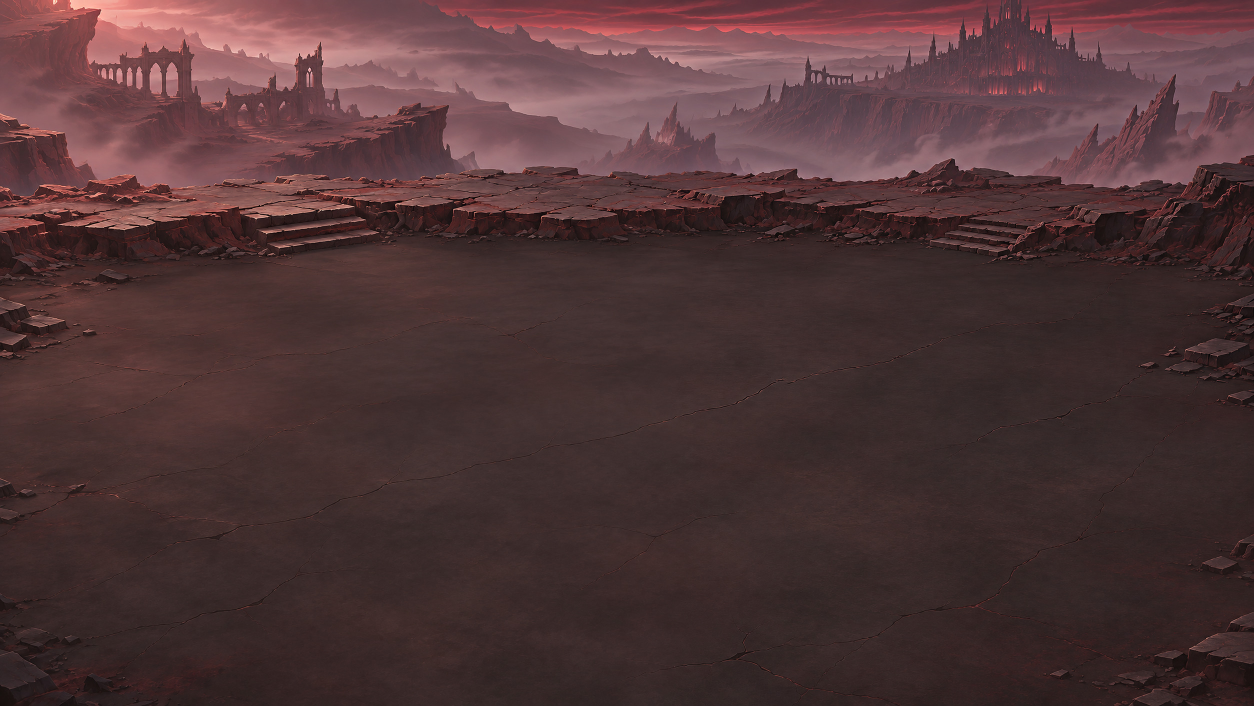
#> input picture assets/resources/ui/battle/battle_scene_daily_abyss.jpg, 2508 x 1412 px (shown at 1/2 size)
$ python -i field_repaint_native.py   (imports and definitions only)
#> lines starting #> are read from the running program, lines starting #| are printed output that depends on the picture
# -*- coding: utf-8 -*-
"""野外整图重绘:找回每块生图的原尺寸原图,并用原图重拼整图(2026-11-22)。

起因:field_tex_regen.run_codex 原来把生图结果统一缩成 1024×1024(给方形地表材质用的),整图重绘也走了它:
生图原本就是 1672×941 左右,先压成方图再拉回 1672×941,横向细节丢了约四成 → 用户「不是模糊的」。
生图原图都还在 ~/.codex/generated_images 里,这里按缩略图把每张 1024 方图(= 原图缩成方图)对回原图。

  python tools/qa/field_repaint_native.py GRAY match      # 写 native.json(块 / 修路 / 修图 → 原图路径 + 匹配误差)
  python tools/qa/field_repaint_native.py GRAY demo 1 4   # 第 1 列第 4 行:现在的块 vs 原图,1:1 局部对比图
  python tools/qa/field_repaint_native.py GRAY restore    # 备份 1024 方图 → 换成原图 → 重拼(assemble / roads / fix / flow)→ 导出图块
"""
import glob
import json
import os
import shutil
import sys
import time

import numpy as np
from PIL import Image

sys.path.insert(0, os.path.dirname(os.path.abspath(__file__)))
import field_repaint as fr  # noqa: E402
from field_proto_gen import GEN  # noqa: E402

T = 24
BACKUP = 'backup_1024_20261122'


def thumb(path, src_size=None):
    im = Image.open(path).convert('L')
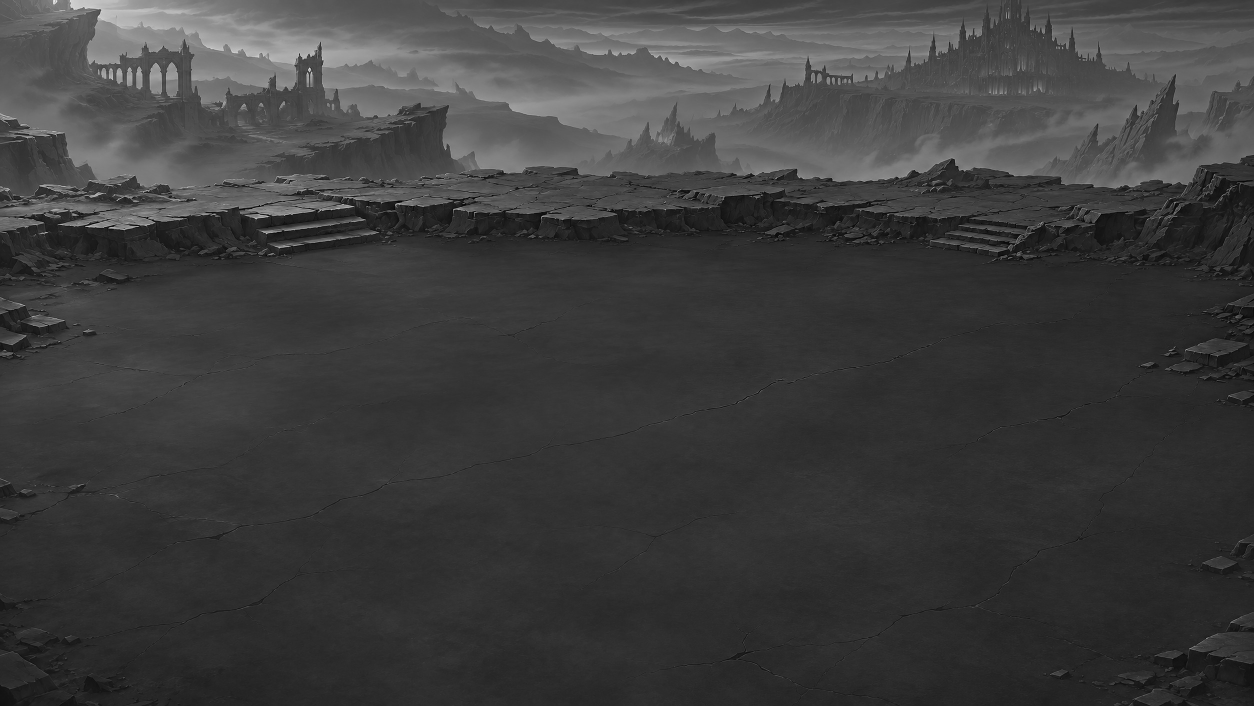
#> im: PIL image 2508x1412 L (shown at 1/2 size); min 0, max 252, mean 61.2
    if src_size:
        im = im.resize(src_size, Image.LANCZOS)
    return np.asarray(im.resize((T, T), Image.BILINEAR), dtype=np.float32)
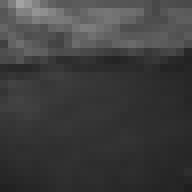
#> returned value: shape (24, 24) float32 (shown 8 times larger); min 31, max 163, mean 61.3


# [108 lines left out: functions gen_thumbs, queries, cmd_match, cmd_restore, cmd_demo, not called in this run]


# [10 lines not run here, left out]

>>> result = thumb('../../assets/resources/ui/battle/battle_scene_daily_abyss.jpg')

$ run again, on assets/resources/ui/battle/battle_scene_daily_arcane.jpg
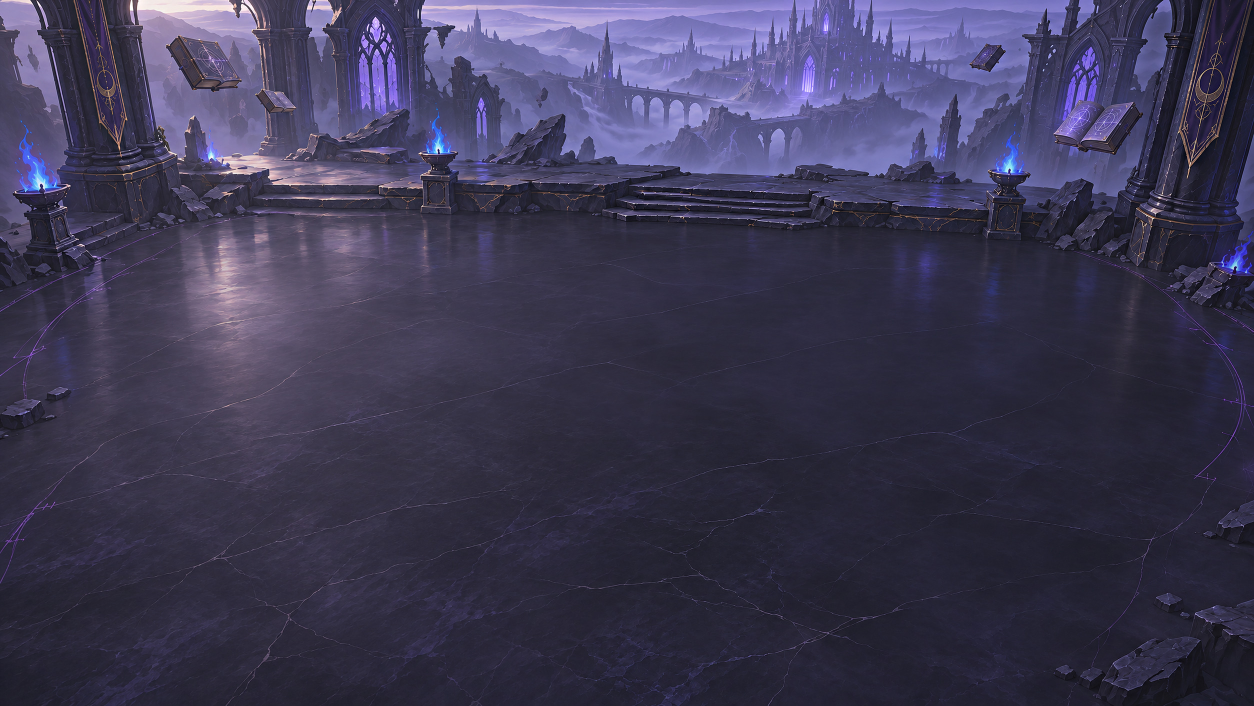
#> input picture assets/resources/ui/battle/battle_scene_daily_arcane.jpg, 2508 x 1412 px (shown at 1/2 size)
#> in thumb, `im = Image.open(path).convert('L')`:
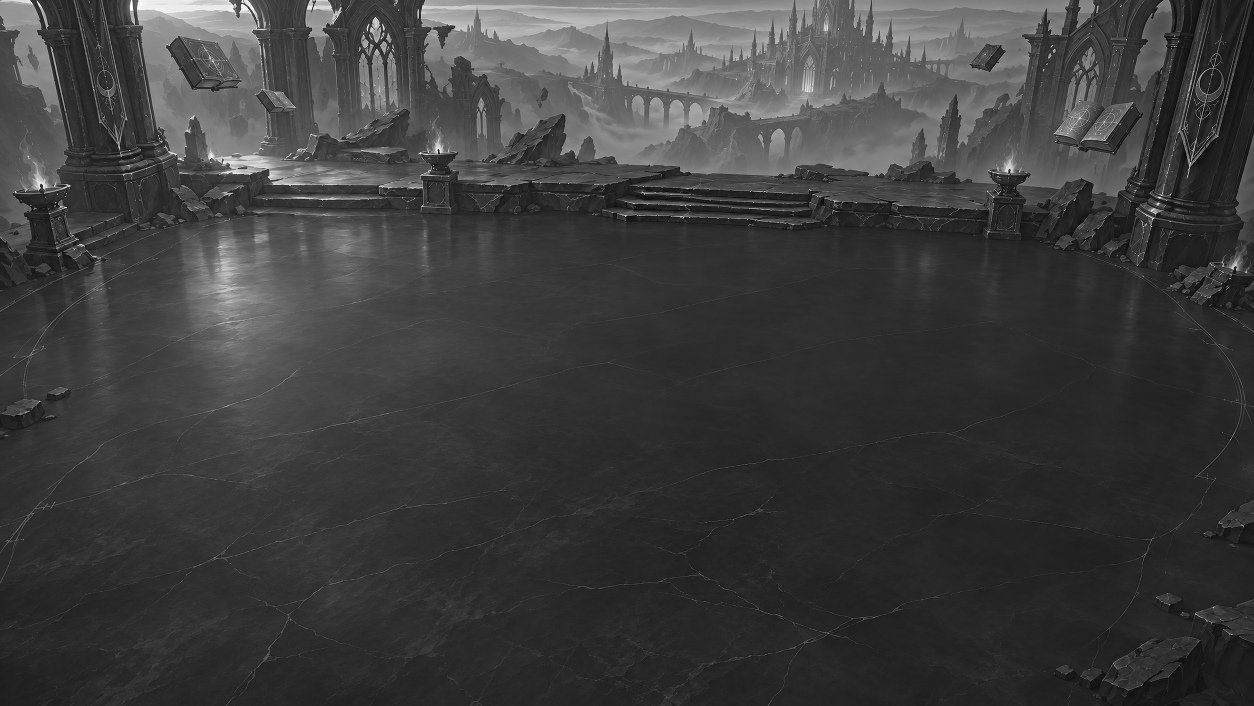
#> im: PIL image 2508x1412 L (shown at 1/2 size); min 0, max 255, mean 61.4
#> in thumb, `return np.asarray(im.resize((T, T), Image.BILINEAR), dtype=np.float32)`:
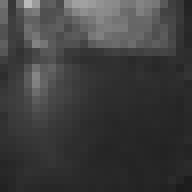
#> returned value: shape (24, 24) float32 (shown 8 times larger); min 28, max 187, mean 61.3

$ run again, on assets/resources/ui/battle/battle_scene_guard_mine.jpg
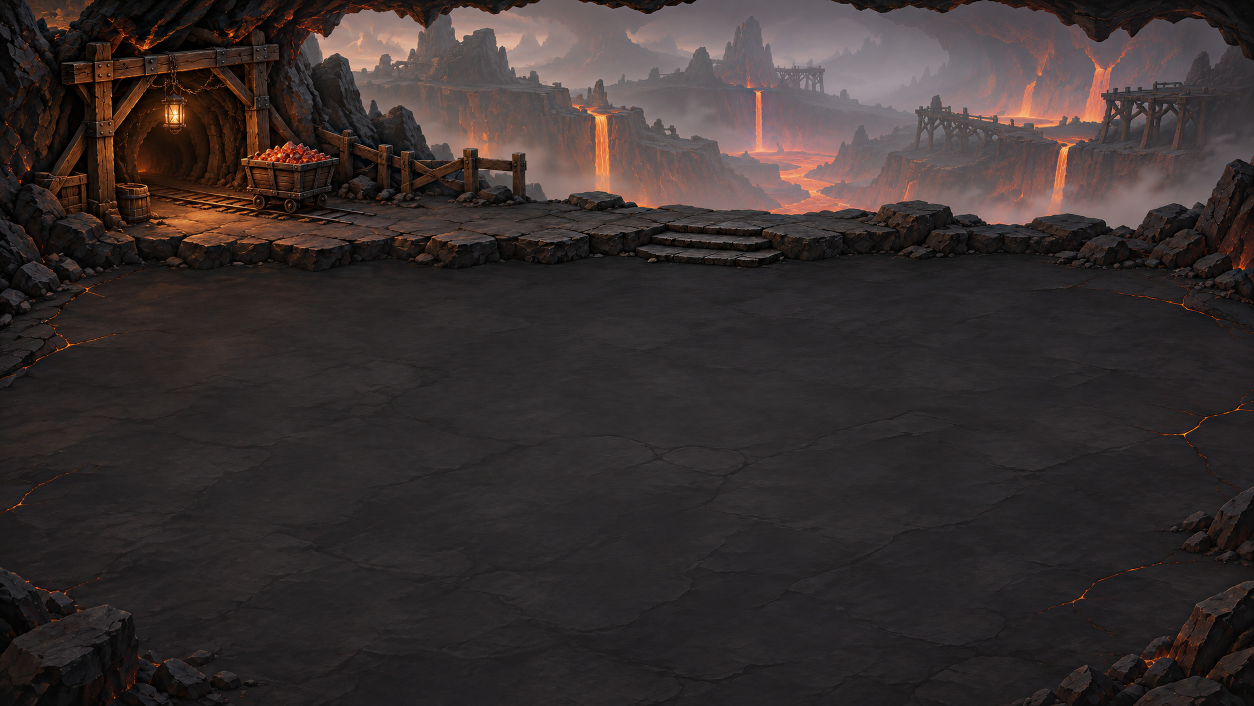
#> input picture assets/resources/ui/battle/battle_scene_guard_mine.jpg, 2508 x 1412 px (shown at 1/2 size)
#> in thumb, `im = Image.open(path).convert('L')`:
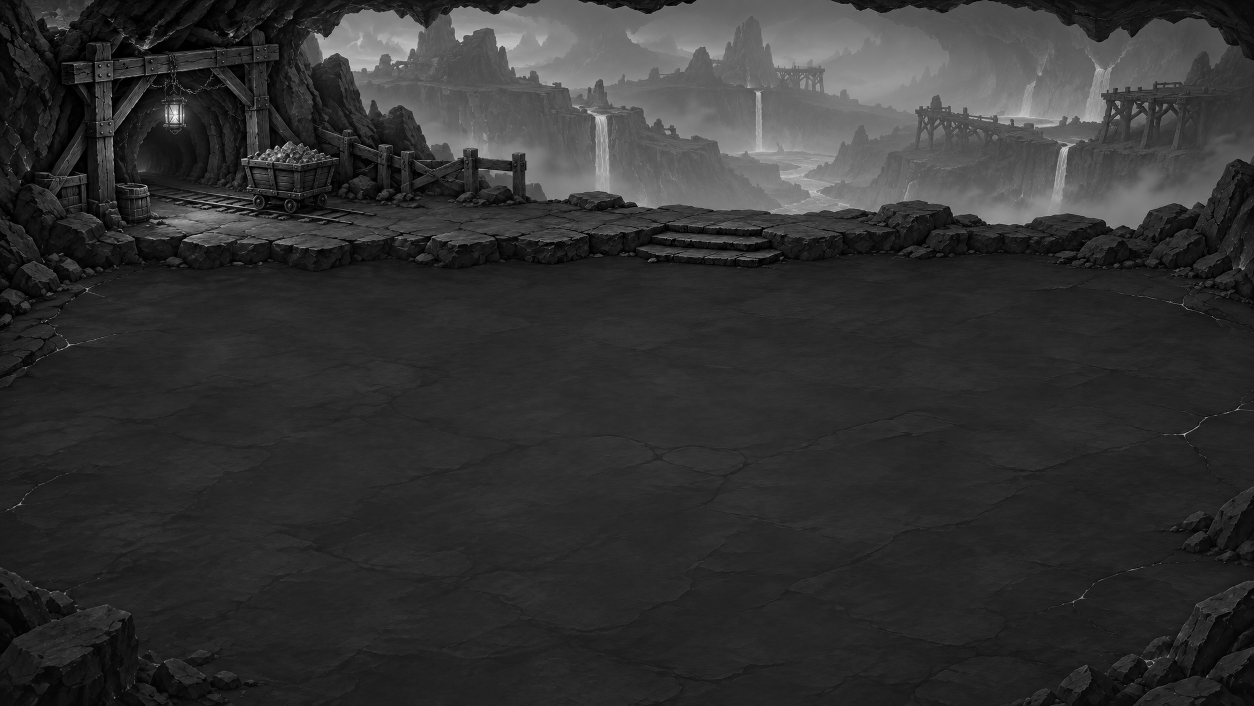
#> im: PIL image 2508x1412 L (shown at 1/2 size); min 0, max 252, mean 50.1
#> in thumb, `return np.asarray(im.resize((T, T), Image.BILINEAR), dtype=np.float32)`:
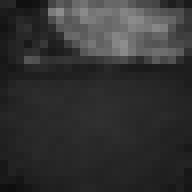
#> returned value: shape (24, 24) float32 (shown 8 times larger); min 14, max 141, mean 50.3

$ run again, on assets/resources/ui/battle/battle_scene_raid_mine.jpg
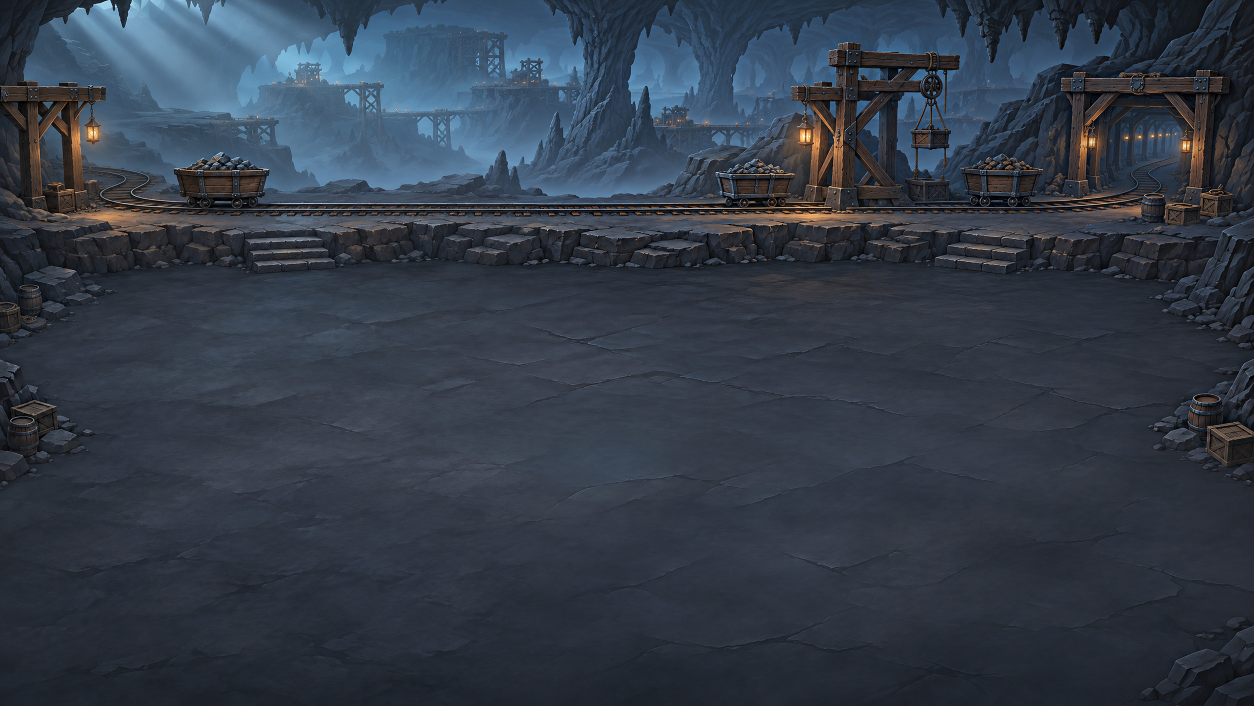
#> input picture assets/resources/ui/battle/battle_scene_raid_mine.jpg, 2508 x 1412 px (shown at 1/2 size)
#> in thumb, `im = Image.open(path).convert('L')`:
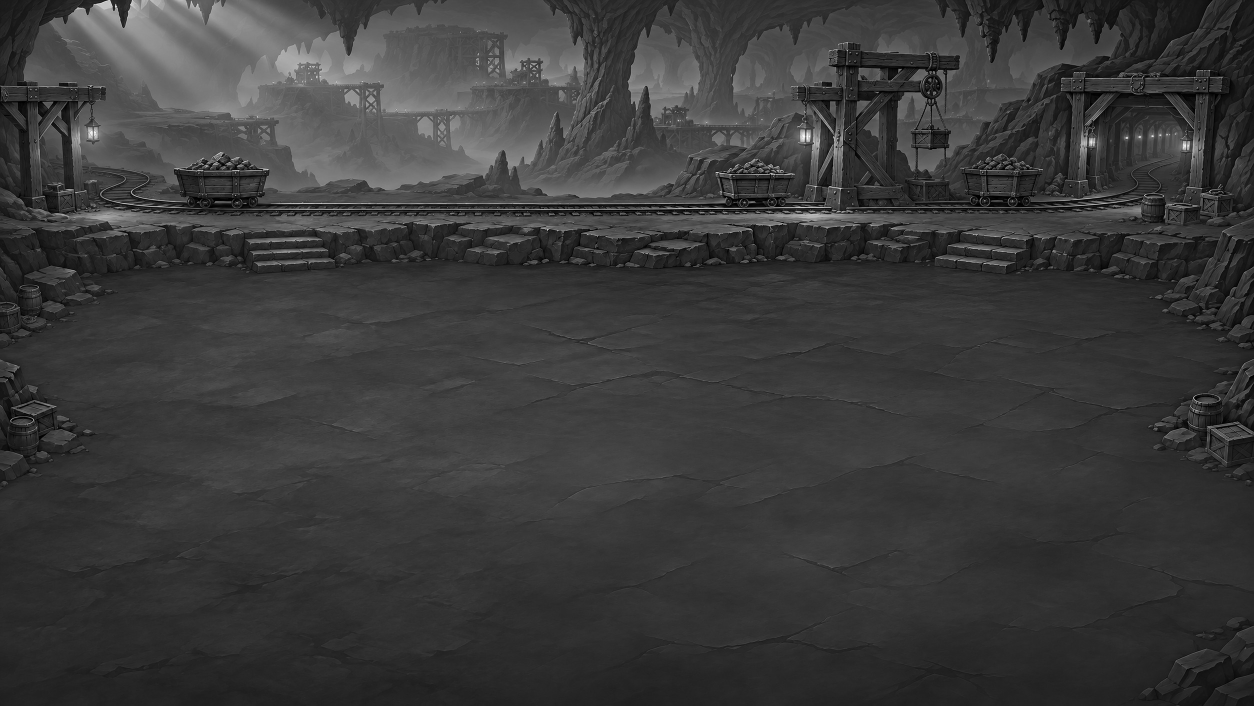
#> im: PIL image 2508x1412 L (shown at 1/2 size); min 0, max 254, mean 58.4
#> in thumb, `return np.asarray(im.resize((T, T), Image.BILINEAR), dtype=np.float32)`:
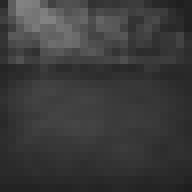
#> returned value: shape (24, 24) float32 (shown 8 times larger); min 30, max 130, mean 58.5
